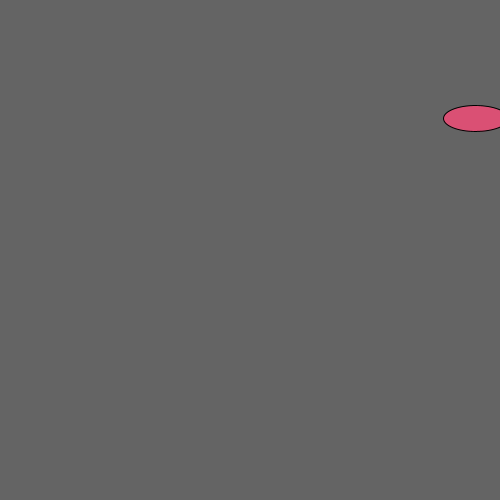
Frame 1 (no input)
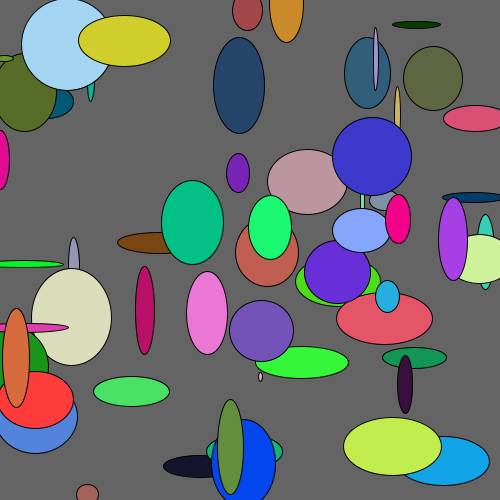
Frame 60 (the mouse pressed at the canvas centre just before this capture)
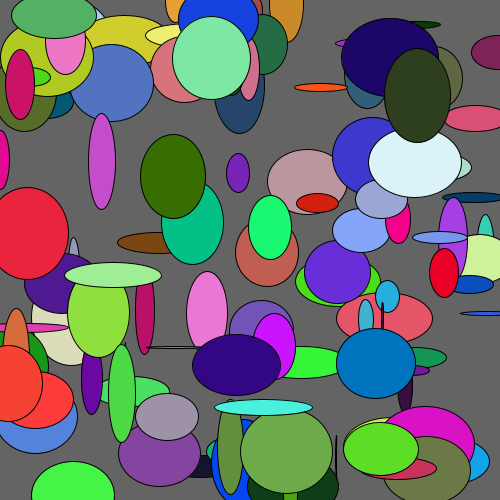
Frame 120 (the mouse held since frame 60 and released just before this capture)

The Processing sketch that drew these frames (run headless with seeded random() and noise(); from frame 60 on, the mouse is pressed at the canvas centre):

// Processing sketch: MethodExample
// ── MethodExample.pde
int csize = 10;

void setup()
{
  size(500,500);
  background(100);
}
void draw()
{
  int val = drawACircle(random(0,100),random(0,100));
  println(val);
}
int drawACircle(float xsize,float ysize)
{
 float xrad = random(0,width);
 float yrad = random(0,height);
  fill(random(0,255),random(0,255),random(0,255));
  ellipseMode(CENTER);
  ellipse(xrad,yrad,xsize,ysize);
  return (int)ysize;
}
